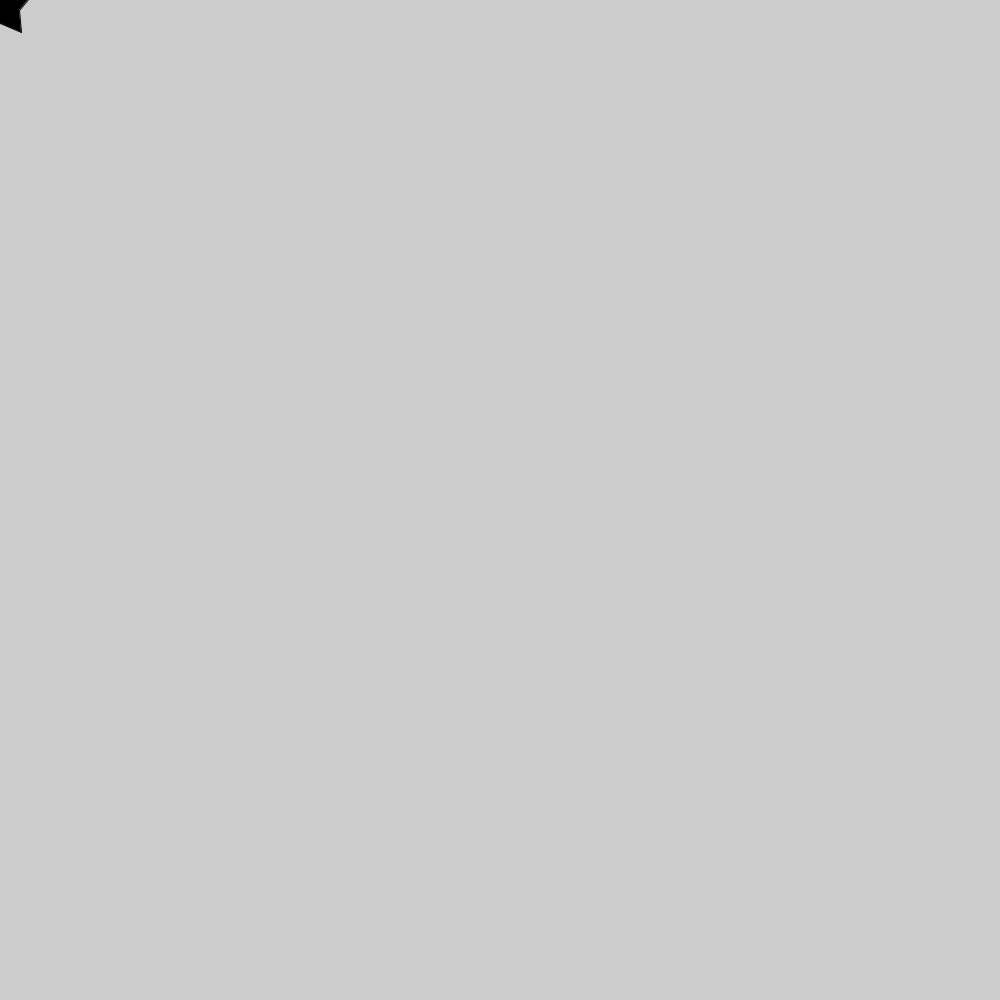
Frame 1 (no input)
Frame 60 (the mouse pressed at the canvas centre just before this capture): identical to frame 1, image omitted
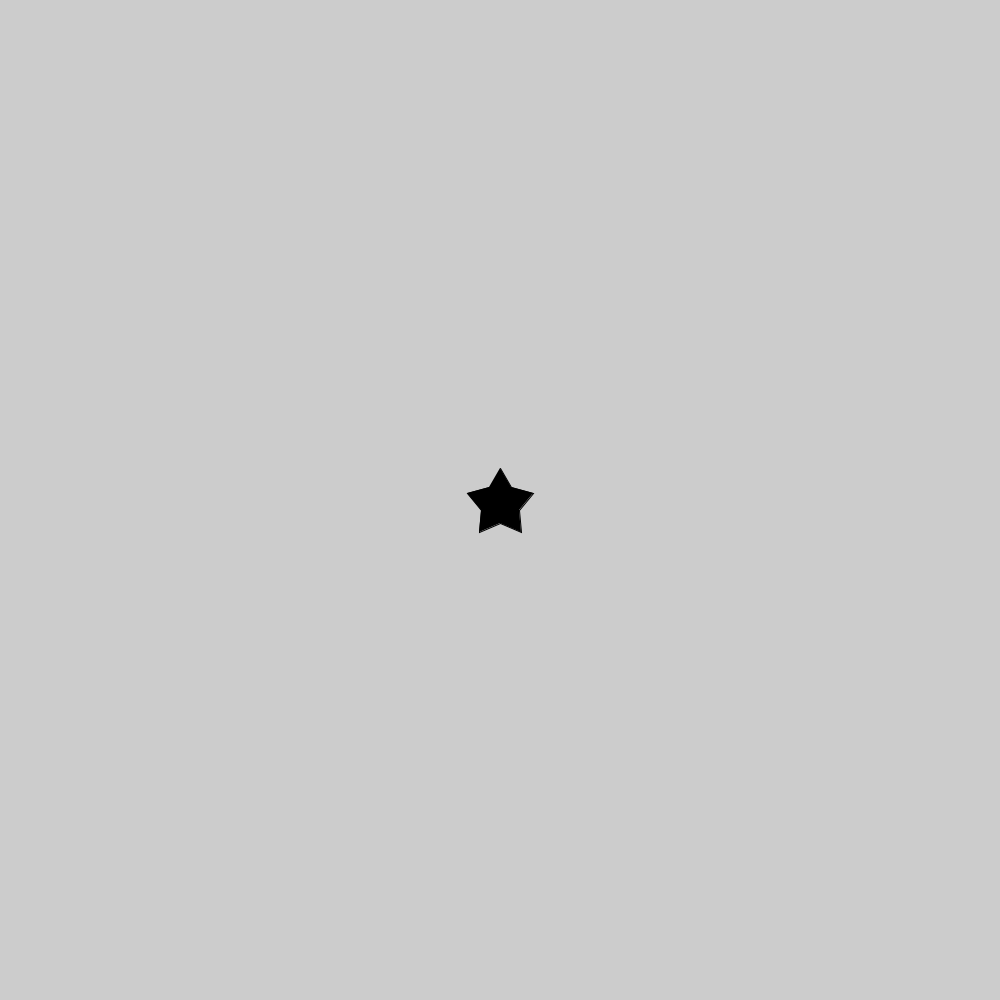
Frame 120 (the mouse held since frame 60 and released just before this capture)

The Processing sketch that drew these frames (run headless with seeded random() and noise(); from frame 60 on, the mouse is pressed at the canvas centre):

// Processing sketch: code_10_22
// ── code_10_22.pde
int [][] points = { {50, 18}, {61, 37}, {83, 43}, {69, 60}, {71, 82},
{50, 73}, {29, 82}, {31, 60}, {17, 43}, {39, 37} };

void setup(){
  size(1000, 1000);
  fill(0);
}

void draw(){
  background(204);
  translate(mouseX - 50, mouseY - 50);
  beginShape();
  for(int i = 0; i < points.length; i++){
    vertex(points[i][0], points[i][1]);
  }
  endShape();
}
